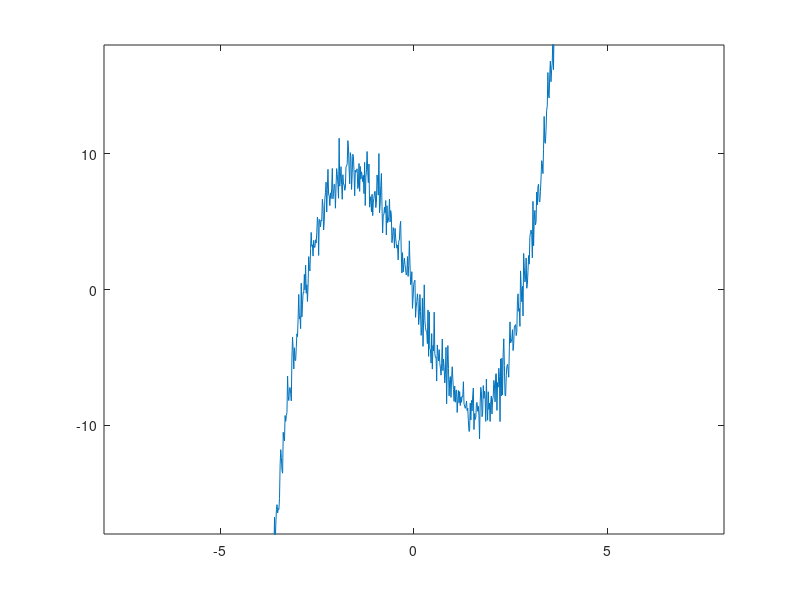

This figure's MATLAB source:
x = linspace(-4, 4, 500);
mu = x.^3 - 8*x;
plot(x, mu); axis([-8, 8, -18, 18])
fprintf('Mean curve.  Press enter to sample\n')
pause
for i = 1:5
    delta = normrnd(0, 1, 1, length(x))
    plot(x, mu + delta, '-', 'MarkerSize', 4);
    axis([-8, 8, -18, 18])
    pause
end
